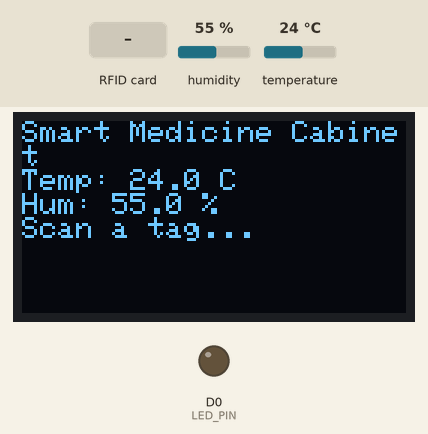
The sketch below on a simulated ESP8266 (NodeMCU). On the bench: 128×64 one-colour display, output pins drawn as LEDs (lit = HIGH). The inputs (shaded band) are chosen by the test bench; at power-on: temperature 24 °C, humidity 55 %. What the sketch prints to the serial monitor is not drawn.

Above: at 3.8 s.
3.9 s: temperature set to 15.5 °C
At 5.3 s:
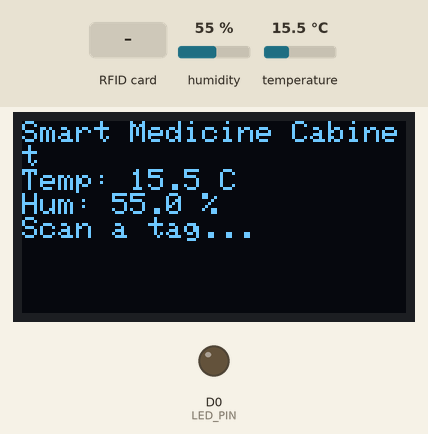
6.1 s: temperature set to 14.5 °C
At 7.5 s:
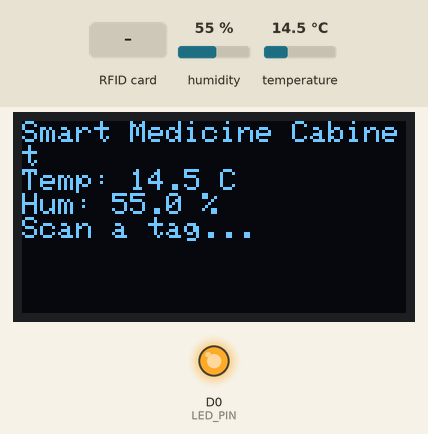
8.1 s: RFID card 97 03 02 07 held to the reader
At 8.5 s:
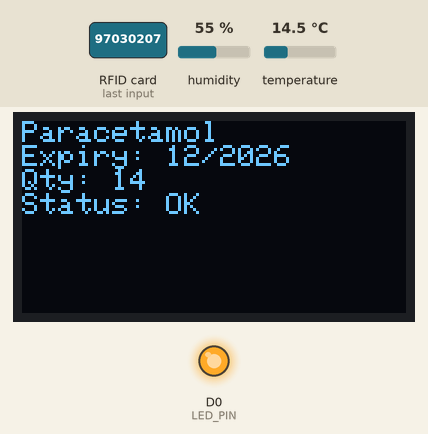
11.1 s: RFID card 67 72 65 06 held to the reader
At 11.8 s:
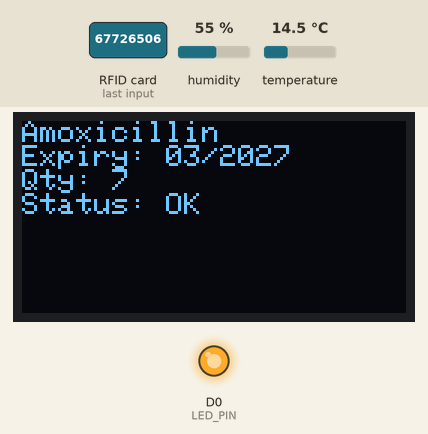
14.1 s: RFID card 11 22 33 44 held to the reader
At 14.8 s:
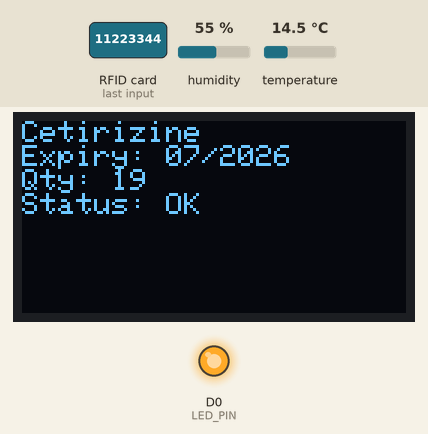
17.1 s: RFID card 5E 7A 19 C4 held to the reader
At 18.0 s:
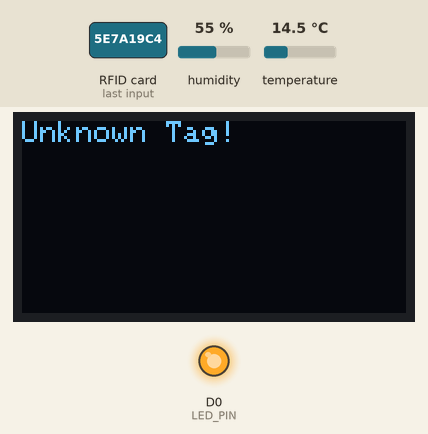
Timing chart, 0 to 20.1 s (numbered marks = the images above; inputs shaded):
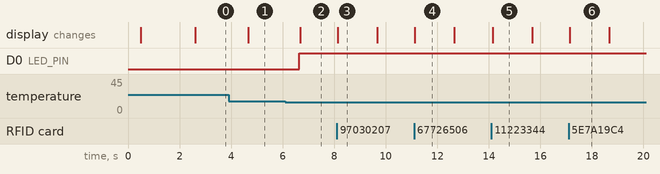

Measured:
- the behaviour switches between 15 and 14.9 °C on temperature (found by bisection; images 1 and 2)
- after the input at 3.9 s, the display: changes after 0.76 s (image 1)
- after the input at 6.1 s, D0 (LED_PIN): LOW → HIGH after 0.55 s; the display: changes after 0.58 s (image 2)
- after the input at 8.1 s, the display: changes at once (image 3)
- after the input at 11.1 s, the display: changes at once (image 4)
- after the input at 14.1 s, the display: changes after 0.05 s (image 5)
- after the input at 17.1 s, the display: changes after 0.05 s (image 6)

The sketch:

FinalHwCode.ino
```cpp
#include <SPI.h>
#include <MFRC522.h>
#include <Wire.h>
#include <Adafruit_GFX.h>
#include <Adafruit_SSD1306.h>
#include <DHT.h>

// ---------------- RC522 (NodeMCU pins) ----------------
#define RFID_SS_PIN   D8
#define RFID_RST_PIN  D3
MFRC522 mfrc522(RFID_SS_PIN, RFID_RST_PIN);

// ---------------- OLED ----------------
#define SCREEN_WIDTH   128
#define SCREEN_HEIGHT  64
#define OLED_RESET     -1
#define SCREEN_ADDRESS 0x3C
Adafruit_SSD1306 display(SCREEN_WIDTH, SCREEN_HEIGHT, &Wire, OLED_RESET);

// ---------------- DHT22 ----------------
#define DHTPIN   D4
#define DHTTYPE  DHT22
DHT dht(DHTPIN, DHTTYPE);

// ---------------- LED alert ----------------
#define LED_PIN D0
#define TEMP_MAX 30.0
#define TEMP_MIN 15.0

// ---------------- Medicine data ----------------
struct Medicine {
  byte uid[4];
  String name;
  String expiry;
  int quantity;
  int minStock;
  int dispensedToday;   // NEW: counts removals, used for ML feature later
};

Medicine medicines[] = {
  {{0x97, 0x03, 0x02, 0x07}, "Paracetamol", "12/2026", 15, 5, 0},
  {{0x67, 0x72, 0x65, 0x06}, "Amoxicillin", "03/2027", 8,  5, 0},
  {{0x11, 0x22, 0x33, 0x44}, "Cetirizine",  "07/2026", 20, 5, 0}
};
const int NUM_MEDICINES = sizeof(medicines) / sizeof(medicines[0]);

unsigned long lastDHTRead = 0;
const unsigned long DHT_INTERVAL = 2000;
float currentTemp = 32, currentHumidity = 44;
bool dhtValid = false;

byte lastUID[10];
byte lastUIDSize = 0;

enum DisplayMode { HOME_SCREEN, MEDICINE_SCREEN, UNKNOWN_SCREEN };
DisplayMode currentDisplay = HOME_SCREEN;

void setup() {
  Serial.begin(115200);
  delay(500);
  Serial.println("SMC_READY");   // marker Python script waits for

  Wire.begin(D2, D1);
  if (!display.begin(SSD1306_SWITCHCAPVCC, SCREEN_ADDRESS)) {
    Serial.println("ERROR: OLED init failed");
  }
  display.clearDisplay(); display.setTextSize(1); display.setTextColor(SSD1306_WHITE);

  SPI.begin();
  mfrc522.PCD_Init();

  dht.begin();
  delay(2000);

  pinMode(LED_PIN, OUTPUT);
  digitalWrite(LED_PIN, LOW);

  readDHT();
  showHomeScreen();

  // Tell the dashboard the starting stock for every medicine so the
  // web page has something to show before any tag has been scanned.
  for (int i = 0; i < NUM_MEDICINES; i++) {
    Serial.print("INIT,");
    Serial.print(medicines[i].name); Serial.print(",");
    Serial.print(medicines[i].quantity); Serial.print(",");
    Serial.println(medicines[i].minStock);
  }
}

void loop() {
  if (millis() - lastDHTRead >= DHT_INTERVAL) {
    lastDHTRead = millis();
    readDHT();
    checkTempAlert();
    // Stream live temp/humidity continuously so the dashboard updates
    // even when nobody is scanning a tag (previously only sent
    // alongside a DATA line on a dispense event).
    if (dhtValid) {
      Serial.print("ENV,");
      Serial.print(currentTemp); Serial.print(",");
      Serial.println(currentHumidity);
    }
    if (currentDisplay == HOME_SCREEN) showHomeScreen();
  }

  if (!mfrc522.PICC_IsNewCardPresent()) return;
  if (!mfrc522.PICC_ReadCardSerial()) return;

  bool sameTag = isSameAsLastUID();
  bool found = false;

  for (int i = 0; i < NUM_MEDICINES; i++) {
    if (compareUID(mfrc522.uid.uidByte, medicines[i].uid, mfrc522.uid.size)) {
      found = true;
      if (!sameTag && medicines[i].quantity > 0) {
        medicines[i].quantity--;
        medicines[i].dispensedToday++;
        // CSV line the Python script parses: DATA,name,qty,minStock,temp,humidity
        Serial.print("DATA,");
        Serial.print(medicines[i].name); Serial.print(",");
        Serial.print(medicines[i].quantity); Serial.print(",");
        Serial.print(medicines[i].minStock); Serial.print(",");
        Serial.print(currentTemp); Serial.print(",");
        Serial.println(currentHumidity);
      }
      showMedicineScreen(medicines[i]);
      if (medicines[i].quantity <= medicines[i].minStock) {
        digitalWrite(LED_PIN, HIGH); delay(300); digitalWrite(LED_PIN, LOW);
      }
      break;
    }
  }
  if (!found) showUnknownScreen();

  saveCurrentUID();
  mfrc522.PICC_HaltA();
  mfrc522.PCD_StopCrypto1();
  delay(1500);
  currentDisplay = HOME_SCREEN;
  showHomeScreen();
  clearLastUID();
}

void readDHT() {
  float h = dht.readHumidity(), t = dht.readTemperature();
  if (isnan(h) || isnan(t)) { dhtValid = false; return; }
  currentTemp = t; currentHumidity = h; dhtValid = true;
}

void checkTempAlert() {
  if (!dhtValid) return;
  if (currentTemp > TEMP_MAX || currentTemp < TEMP_MIN) digitalWrite(LED_PIN, HIGH);
  else digitalWrite(LED_PIN, LOW);
}

void showHomeScreen() {
  currentDisplay = HOME_SCREEN;
  display.clearDisplay(); display.setCursor(0,0);
  display.println("Smart Medicine Cabinet");
  display.print("Temp: "); display.print(dhtValid?currentTemp:0,1); display.println(" C");
  display.print("Hum: ");  display.print(dhtValid?currentHumidity:0,1); display.println(" %");
  display.println("Scan a tag...");
  display.display();
}

void showMedicineScreen(Medicine &m) {
  currentDisplay = MEDICINE_SCREEN;
  display.clearDisplay(); display.setCursor(0,0);
  display.println(m.name);
  display.print("Expiry: "); display.println(m.expiry);
  display.print("Qty: "); display.println(m.quantity);
  display.println(m.quantity <= m.minStock ? "LOW STOCK!" : "Status: OK");
  display.display();
}

void showUnknownScreen() {
  currentDisplay = UNKNOWN_SCREEN;
  display.clearDisplay(); display.setCursor(0,0);
  display.println("Unknown Tag!");
  display.display();
}

bool compareUID(byte *a, byte *b, byte size) {
  if (size != 4) return false;
  for (byte i=0;i<4;i++) if (a[i]!=b[i]) return false;
  return true;
}
bool isSameAsLastUID() {
  if (lastUIDSize != mfrc522.uid.size) return false;
  for (byte i=0;i<lastUIDSize;i++) if (lastUID[i]!=mfrc522.uid.uidByte[i]) return false;
  return true;
}
void saveCurrentUID() {
  lastUIDSize = mfrc522.uid.size;
  for (byte i=0;i<lastUIDSize;i++) lastUID[i]=mfrc522.uid.uidByte[i];
}
void clearLastUID() { lastUIDSize = 0; }
```
